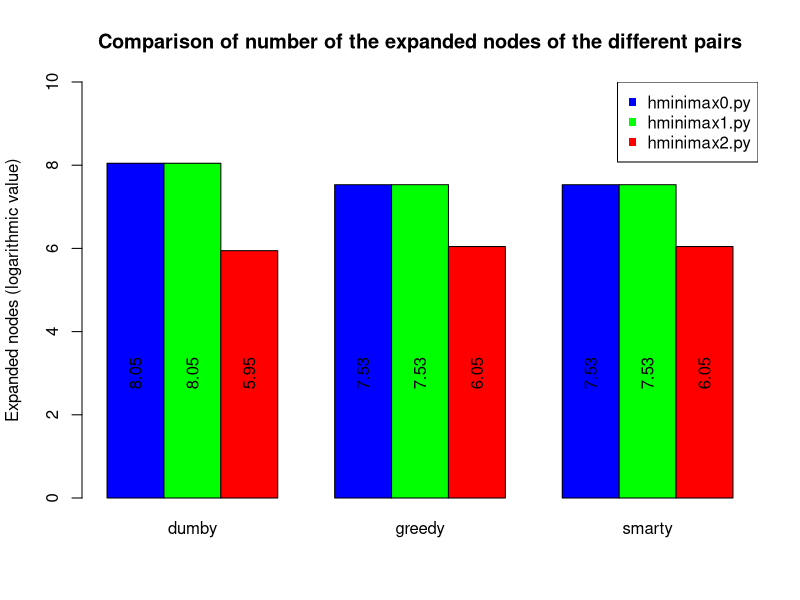

The R source for this figure:
dumby_node <- c(log(3122), log(3122), log(382))
greedy_node <- c(log(1865), log(1865), log(422))
smarty_node <- c(log(1865), log(1865), log(422))

colors <- c("blue", "green", "red", "blue", "green", "red", "blue", "green", "red")

barplot(cbind(dumby_node, greedy_node, smarty_node), beside = TRUE, names.arg = c("dumby", "greedy", "smarty"), col = colors, ylim = c(0,10), main = "Comparison of number of the expanded nodes of the different pairs", ylab = "Expanded nodes (logarithmic value)")
legend("topright", legend = c("hminimax0.py", "hminimax1.py", "hminimax2.py"), col=c("blue", "green", "red"), pch = c(15,15))
text(1.5,3,round(log(3122), digits=2), srt=90, col = "black")
text(2.5,3,round(log(3122), digits=2), srt=90, col = "black")
text(3.5,3,round(log(382), digits=2), srt=90,col = "black")

text(5.5,3,round(log(1865), digits=2), srt=90, col = "black")
text(6.5,3,round(log(1865), digits=2), srt=90, col = "black")
text(7.5,3,round(log(422), digits=2), srt=90, col = "black")

text(9.5,3,round(log(1865), digits=2), srt=90, col = "black")
text(10.5,3,round(log(1865), digits=2), srt=90, col = "black")
text(11.5,3,round(log(422), digits=2), srt=90, col = "black")
